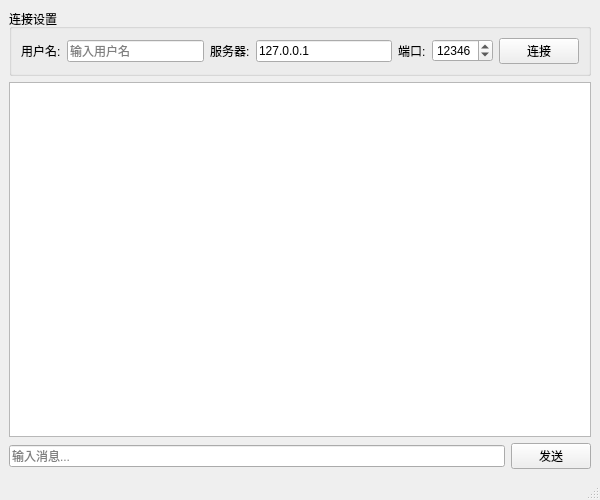
<?xml version="1.0" encoding="UTF-8"?>
<ui version="4.0">
 <class>ChatWindow</class>
 <widget class="QMainWindow" name="ChatWindow">
  <property name="geometry">
   <rect>
    <x>0</x>
    <y>0</y>
    <width>600</width>
    <height>500</height>
   </rect>
  </property>
  <property name="windowTitle">
   <string>聊天室</string>
  </property>
  <widget class="QWidget" name="centralwidget">
   <layout class="QVBoxLayout" name="verticalLayout">
    <item>
     <widget class="QGroupBox" name="groupBox">
      <property name="title">
       <string>连接设置</string>
      </property>
      <layout class="QHBoxLayout" name="horizontalLayout">
       <item>
        <widget class="QLabel" name="label">
         <property name="text">
          <string>用户名:</string>
         </property>
        </widget>
       </item>
       <item>
        <widget class="QLineEdit" name="lineUsername">
         <property name="placeholderText">
          <string>输入用户名</string>
         </property>
        </widget>
       </item>
       <item>
        <widget class="QLabel" name="label_2">
         <property name="text">
          <string>服务器:</string>
         </property>
        </widget>
       </item>
       <item>
        <widget class="QLineEdit" name="lineHost">
         <property name="text">
          <string>127.0.0.1</string>
         </property>
        </widget>
       </item>
       <item>
        <widget class="QLabel" name="label_3">
         <property name="text">
          <string>端口:</string>
         </property>
        </widget>
       </item>
       <item>
        <widget class="QSpinBox" name="spinPort">
         <property name="minimum">
          <number>1024</number>
         </property>
         <property name="maximum">
          <number>65535</number>
         </property>
         <property name="value">
          <number>12346</number>
         </property>
        </widget>
       </item>
       <item>
        <widget class="QPushButton" name="btnConnect">
         <property name="text">
          <string>连接</string>
         </property>
        </widget>
       </item>
      </layout>
     </widget>
    </item>
    <item>
     <widget class="QTextEdit" name="textChat">
      <property name="readOnly">
       <bool>true</bool>
      </property>
     </widget>
    </item>
    <item>
     <layout class="QHBoxLayout" name="horizontalLayout_2">
      <item>
       <widget class="QLineEdit" name="lineMessage">
        <property name="placeholderText">
         <string>输入消息...</string>
        </property>
       </widget>
      </item>
      <item>
       <widget class="QPushButton" name="btnSend">
        <property name="text">
         <string>发送</string>
        </property>
       </widget>
      </item>
     </layout>
    </item>
   </layout>
  </widget>
  <widget class="QMenuBar" name="menubar">
   <property name="geometry">
    <rect>
     <x>0</x>
     <y>0</y>
     <width>600</width>
     <height>21</height>
    </rect>
   </property>
  </widget>
  <widget class="QStatusBar" name="statusbar"/>
 </widget>
 <resources/>
 <connections/>
</ui>
